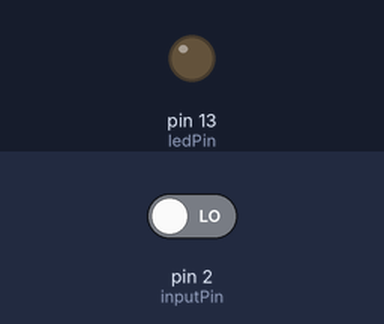
Bench run of a sketch on a simulated Arduino Uno, built with avr-gcc and run on an emulated ATmega328P. Shown: output pins drawn as LEDs (lit = HIGH). The test bench sets the inputs (shaded band); at power-on: pin 2 (inputPin) LOW.

Above: at 1.2 s.
1.3 s: pin 2 (inputPin) driven HIGH
At 1.8 s:
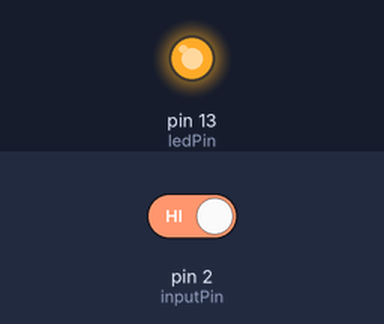
4.3 s: pin 2 (inputPin) driven LOW
At 5.3 s:
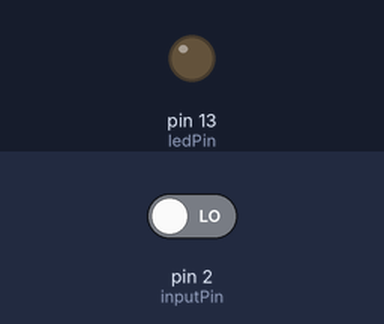
Timing chart, 0 to 7.3 s (numbered marks = the images above; inputs shaded):
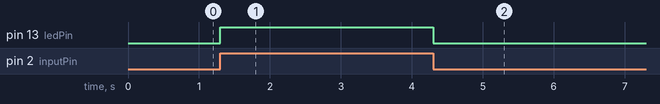

Measured:
- after the input at 1.3 s, pin 13 (ledPin): LOW → HIGH at once
- after the input at 4.3 s, pin 13 (ledPin): HIGH → LOW at once

The sketch:

motion.ino.ino
```cpp
const int ledPin= 13;
const int inputPin= 2;

void setup(){
pinMode(ledPin, OUTPUT);
pinMode(inputPin, INPUT);
}

void loop(){
 Serial.begin (9600);


if (digitalRead(inputPin) == HIGH)
{
digitalWrite(ledPin, HIGH);
delay(100);
digitalWrite(ledPin, LOW);
}
else
{
digitalWrite(ledPin, LOW);
}
}
```
